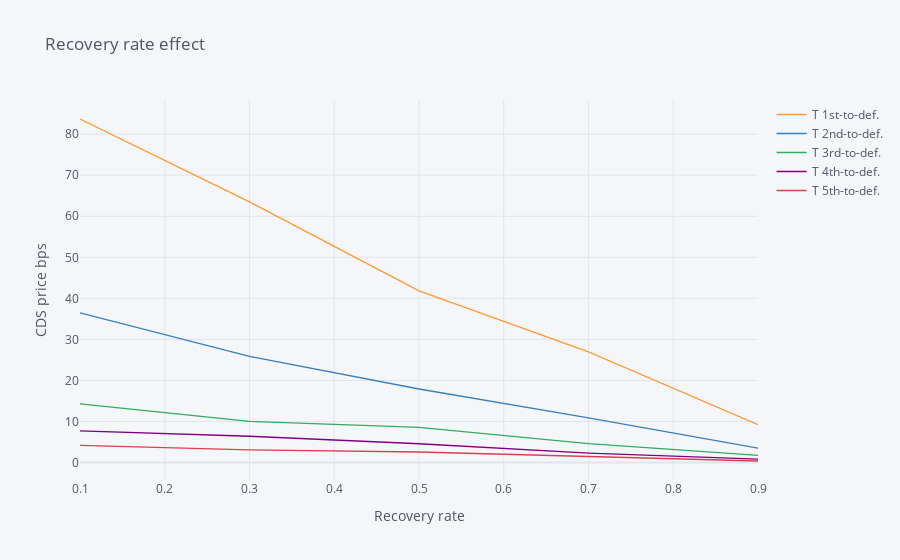

Write notebook code for a chart like this one.
### Code cell
spreads.loc[:,'T 1st-to-def.':].iplot(title='Recovery rate effect', xTitle='Recovery rate', yTitle='CDS price bps')

### Figure 1 — Plotly figure (JSON) as saved in the notebook; plotly's stock layout.template omitted (floating-point values rounded to 4 significant figures)
{"data": [{"line": {"color": "rgba(255, 153, 51, 1.0)", "dash": "solid", "shape": "linear", "width": 1.3}, "mode": "lines", "name": "T 1st-to-def.", "text": "", "type": "scatter", "x": [0.1, 0.3, 0.5, 0.7, 0.9], "y": [83.69, 63.51, 41.84, 26.99, 9.212]}, {"line": {"color": "rgba(55, 128, 191, 1.0)", "dash": "solid", "shape": "linear", "width": 1.3}, "mode": "lines", "name": "T 2nd-to-def.", "text": "", "type": "scatter", "x": [0.1, 0.3, 0.5, 0.7, 0.9], "y": [36.44, 25.86, 17.91, 10.86, 3.533]}, {"line": {"color": "rgba(50, 171, 96, 1.0)", "dash": "solid", "shape": "linear", "width": 1.3}, "mode": "lines", "name": "T 3rd-to-def.", "text": "", "type": "scatter", "x": [0.1, 0.3, 0.5, 0.7, 0.9], "y": [14.3, 10.03, 8.583, 4.603, 1.75]}, {"line": {"color": "rgba(128, 0, 128, 1.0)", "dash": "solid", "shape": "linear", "width": 1.3}, "mode": "lines", "name": "T 4th-to-def.", "text": "", "type": "scatter", "x": [0.1, 0.3, 0.5, 0.7, 0.9], "y": [7.724, 6.413, 4.58, 2.311, 0.8464]}, {"line": {"color": "rgba(219, 64, 82, 1.0)", "dash": "solid", "shape": "linear", "width": 1.3}, "mode": "lines", "name": "T 5th-to-def.", "text": "", "type": "scatter", "x": [0.1, 0.3, 0.5, 0.7, 0.9], "y": [4.163, 3.064, 2.567, 1.46, 0.3782]}], "layout": {"legend": {"bgcolor": "#F5F6F9", "font": {"color": "#4D5663"}}, "paper_bgcolor": "#F5F6F9", "plot_bgcolor": "#F5F6F9", "title": {"font": {"color": "#4D5663"}, "text": "Recovery rate effect"}, "xaxis": {"gridcolor": "#E1E5ED", "showgrid": true, "tickfont": {"color": "#4D5663"}, "title": {"font": {"color": "#4D5663"}, "text": "Recovery rate"}, "zerolinecolor": "#E1E5ED"}, "yaxis": {"gridcolor": "#E1E5ED", "showgrid": true, "tickfont": {"color": "#4D5663"}, "title": {"font": {"color": "#4D5663"}, "text": "CDS price bps"}, "zerolinecolor": "#E1E5ED"}}}
